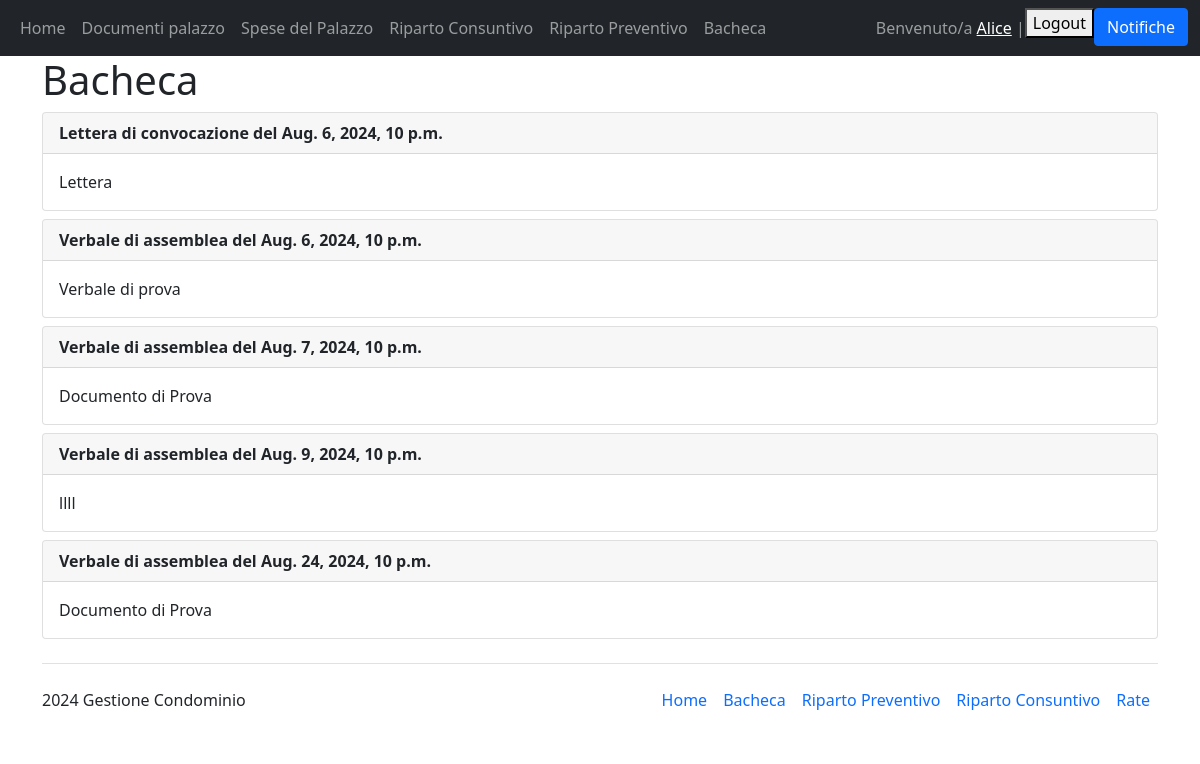
Page /bacheca/ (signed in) on the earlier database version.
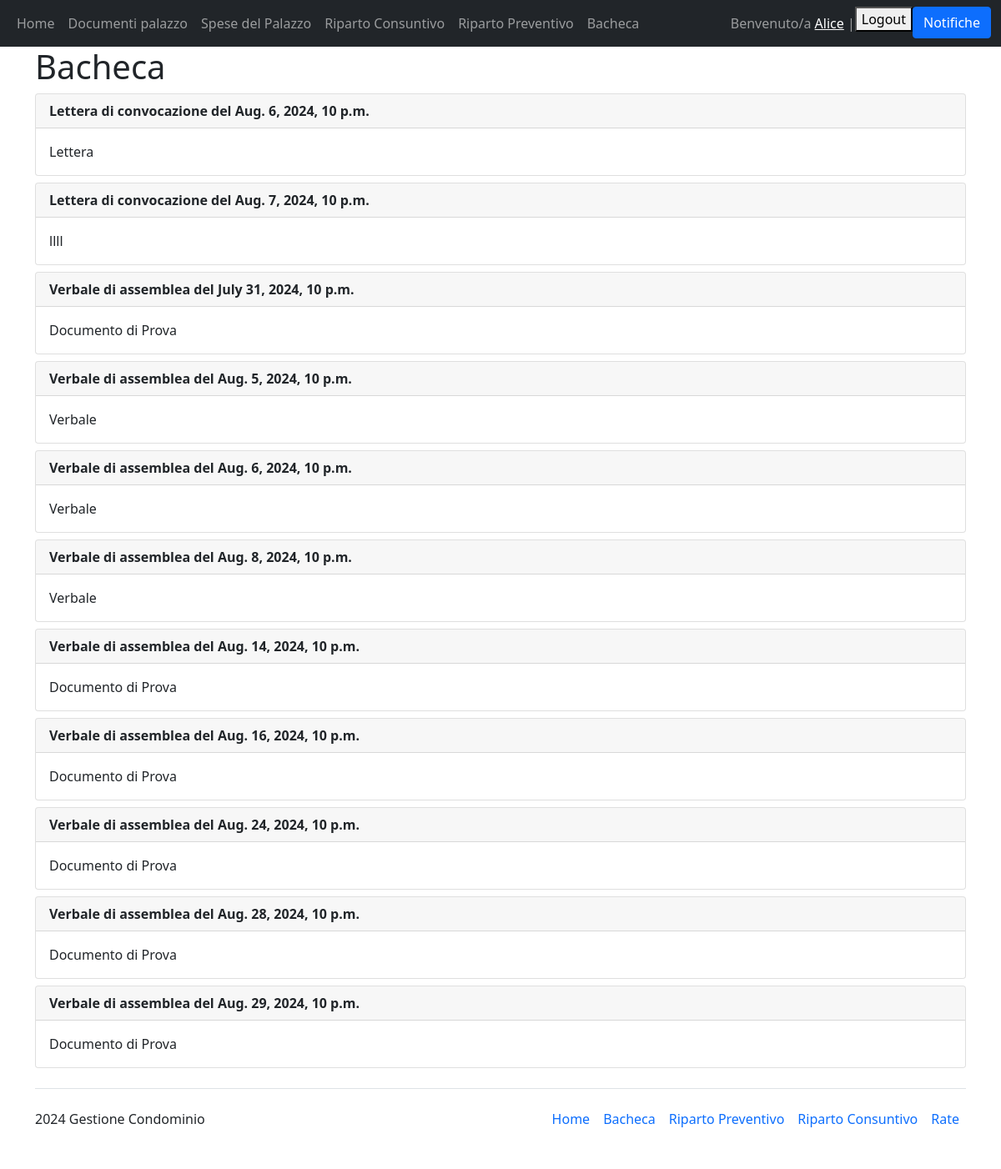
Same page on the later database version.
### Condominio/models.py (models this page shows, shortened)
class Lettera_Convocazione(models.Model):
    data = models.DateTimeField("Data", primary_key=True)
    descrizione = models.CharField(max_length=200)
    convocazione_documento = models.FileField(
        verbose_name="Lettera di convocazione", upload_to='lettere/', blank=True, default=None)
    class Meta:
        verbose_name_plural = "Lettere di convocazione"

class Verbale(models.Model):  # lettera di convocazione (ora, giorno, luogo) probabilmente in bacheca + contabilità(rendiconto, consuntivo, dell'anno precedente, appena concluso)
    data = models.DateTimeField("Data", primary_key=True)
    descrizione = models.CharField(max_length=200)
    documento = models.FileField("Documento", upload_to='verbali/', blank=True, default=None)
    lettera_accompagnatoria = models.FileField(
        "Lettera accompagnatoria", upload_to="lettereAccompagnatorie", blank=True, default=None)
    class Meta:
        ordering = ["data"]
        verbose_name_plural = "Verbali"

### Condominio/views.py (the view)
# urls.py: path('bacheca/', views.bacheca, name="bacheca"),
@login_required(login_url="/login")
def bacheca(request):
    verbali=Verbale.objects.all()
    lettere=Lettera_Convocazione.objects.all()
    if request.method == "POST":
        lettera_id = request.POST.get("lettera-id")
        print(lettera_id)
        lettera=Lettera_Convocazione.objects.filter(id=lettera_id).first()
        if lettera and (request.user.has_perm("main.delete_lettera")):
            lettera.delete()
    if request.method == "POST":
        verbale_id = request.POST.get("verbale-id")
        print(verbale_id)
        verbale=Verbale.objects.filter(id=verbale_id).first()
        if verbale and (request.user.has_perm("main.delete_verbale")):
            verbale.delete()
    return render(request, 'Condominio_main/bacheca.html', {"verbali":verbali, "lettere": lettere})

### Condominio/templates/Condominio_main/bacheca.html (shortened to what this page needs)
{% extends 'Condominio_main/base.html' %}
{% block content %}
<h1>Bacheca</h1>
{% for lettera in lettere %}
<div class="card mt-2">
    <div class="card-header"><strong>Lettera di convocazione del {{lettera.data}}</strong></div>
    <div class="card-body d-flex flex-row justify-content-between">
       <div>
            {{lettera.descrizione}}
       </div>
    </div>
</div>
{%empty%}
<p>Non sono state caricate ancora delle lettere di convocazione</p>
{% endfor %}
{% for verbale in verbali %}
<div class="card mt-2">
    <div class="card-header"><strong>Verbale di assemblea del {{verbale.data}}</strong></div>
    <div class="card-body d-flex flex-row justify-content-between">
       <div>
            {{verbale.descrizione}}
       </div>
    </div>
</div>
{%empty%}
<p>Non sono stati caricati ancora dei verbali</p>
{% endfor %}
{% endblock %}

Differences in the rows shown:
removed Verbale: data "Aug. 7, 2024, 10 p.m.", descrizione "Documento di Prova"
removed Verbale: data "Aug. 9, 2024, 10 p.m.", descrizione "llll"
added Lettera_Convocazione: data "Aug. 7, 2024, 10 p.m.", descrizione "llll"
added Verbale: data "July 31, 2024, 10 p.m.", descrizione "Documento di Prova"
added Verbale: data "Aug. 5, 2024, 10 p.m.", descrizione "Verbale"
changed Verbale "Aug. 6, 2024, 10 p.m.": descrizione "Verbale di prova" → "Verbale"
added Verbale: data "Aug. 8, 2024, 10 p.m.", descrizione "Verbale"
added Verbale: data "Aug. 14, 2024, 10 p.m.", descrizione "Documento di Prova"
added Verbale: data "Aug. 16, 2024, 10 p.m.", descrizione "Documento di Prova"
added Verbale: data "Aug. 28, 2024, 10 p.m.", descrizione "Documento di Prova"
added Verbale: data "Aug. 29, 2024, 10 p.m.", descrizione "Documento di Prova"
